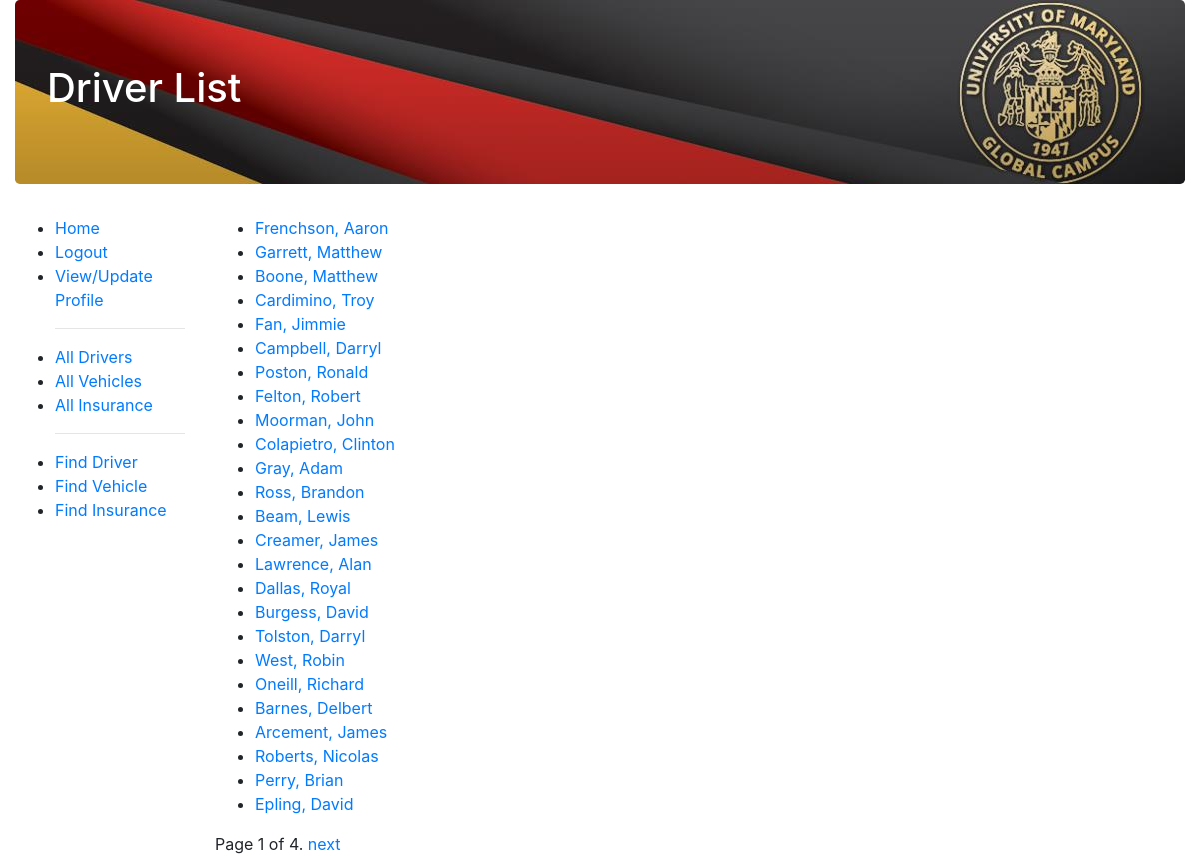
Screenshot of /povreg/drivers/ (signed in) with the database file from the repository.
### povreg/models.py (models this page shows, shortened)
class Driver(models.Model):
    first_name = models.TextField(max_length=30, help_text='driver\'s first name')
    last_name = models.TextField(max_length=30, help_text='driver\'s last name')
    license_num = models.TextField(max_length=20, help_text='driver\'s license number', unique=True)
    license_expiry = models.DateField(help_text='driver\'s license expiration date')
    state = models.TextField(max_length=30, help_text="State for the driver's license", blank=True)
    country = models.TextField(max_length=30, help_text="Country for the driver's license")
    phone_num = models.TextField(max_length=12, help_text="the driver's phone number")
    verified = models.BooleanField(help_text="whether driver data is verified by admin", default=False)
    dob = models.DateField(help_text="driver's date of birth", blank=True, null=True)
    user = models.OneToOneField(User, on_delete=models.SET_NULL, blank=True, null=True,
                                help_text="This is the user account that corresponds to the driver")
    def __str__(self):
        return str(self.last_name + ', ' + self.first_name)
    def get_absolute_url(self):
        return reverse('driver-detail', args=[str(self.id)])

### povreg/views.py (the view)
# urls.py: path('drivers/', views.DriverListView.as_view(), name="drivers"),
class DriverListView(UserPassesTestMixin, generic.ListView):
    model = Driver
    paginate_by = 25
    def test_func(self):
        return self.request.user.groups.filter(name='Officers').exists()

### povreg/templates/povreg/driver_list.html (shortened to what this page needs)
{% extends "base_generic.html" %}
{% block page_header %}
<h1>Driver List</h1>
{% endblock %}
{% block content %}
    {% if driver_list %}
    <ul>
        {% for driver in driver_list %}
        <li><a href="{{ driver.get_absolute_url }}">{{ driver }}</a></li>
        {% endfor %}
    </ul>
    {% else %}
    <p>There are no drivers in the database</p>
    {% endif %}
{% endblock %}

### rows the page displays
Driver: last_name+first_name "Frenchson, Aaron"
Driver: last_name+first_name "Garrett, Matthew"
Driver: last_name+first_name "Boone, Matthew"
Driver: last_name+first_name "Cardimino, Troy"
Driver: last_name+first_name "Fan, Jimmie"
Driver: last_name+first_name "Campbell, Darryl"
Driver: last_name+first_name "Poston, Ronald"
Driver: last_name+first_name "Felton, Robert"
Driver: last_name+first_name "Moorman, John"
Driver: last_name+first_name "Colapietro, Clinton"
Driver: last_name+first_name "Gray, Adam"
Driver: last_name+first_name "Ross, Brandon"
Driver: last_name+first_name "Beam, Lewis"
Driver: last_name+first_name "Creamer, James"
Driver: last_name+first_name "Lawrence, Alan"
Driver: last_name+first_name "Dallas, Royal"
Driver: last_name+first_name "Burgess, David"
Driver: last_name+first_name "Tolston, Darryl"
Driver: last_name+first_name "West, Robin"
Driver: last_name+first_name "Oneill, Richard"
Driver: last_name+first_name "Barnes, Delbert"
Driver: last_name+first_name "Arcement, James"
Driver: last_name+first_name "Roberts, Nicolas"
Driver: last_name+first_name "Perry, Brian"
Driver: last_name+first_name "Epling, David"

### other values shown
{{ page_obj.number }} "1"
{{ page_obj.paginator.num_pages }} "4"
